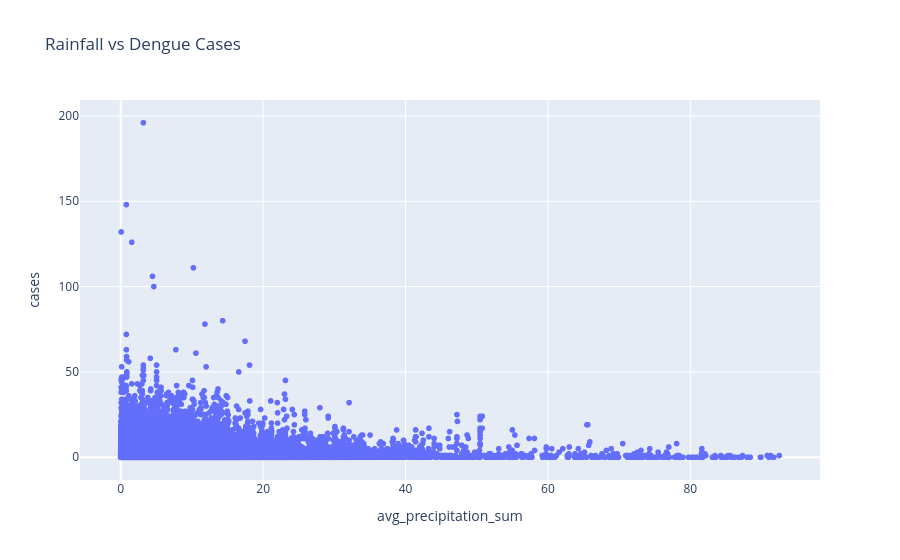

The cell this chart's notebook holds for it:
### Code cell
#shows the relationship between rainfall and dengue cases
rain_cases = px.scatter(
    data,
    x="avg_precipitation_sum",
    y="cases",
    title="Rainfall vs Dengue Cases"
)

rain_cases.show()

### Figure 1 — Plotly figure (JSON) as saved in the notebook; plotly's stock layout.template omitted (floating-point values rounded to 4 significant figures; data arrays with more than 128 entries replaced by an {"elided": "..."} marker saying what was removed)
{"data": [{"hovertemplate": "avg_precipitation_sum=%{x}<br>cases=%{y}<extra></extra>", "legendgroup": "", "marker": {"color": "#636efa", "symbol": "circle"}, "mode": "markers", "name": "", "showlegend": false, "type": "scattergl", "x": {"elided": "38691 float values"}, "xaxis": "x", "y": {"elided": "38691 float values"}, "yaxis": "y"}], "layout": {"legend": {"tracegroupgap": 0}, "title": {"text": "Rainfall vs Dengue Cases"}, "xaxis": {"anchor": "y", "domain": [0, 1], "title": {"text": "avg_precipitation_sum"}}, "yaxis": {"anchor": "x", "domain": [0, 1], "title": {"text": "cases"}}}}
